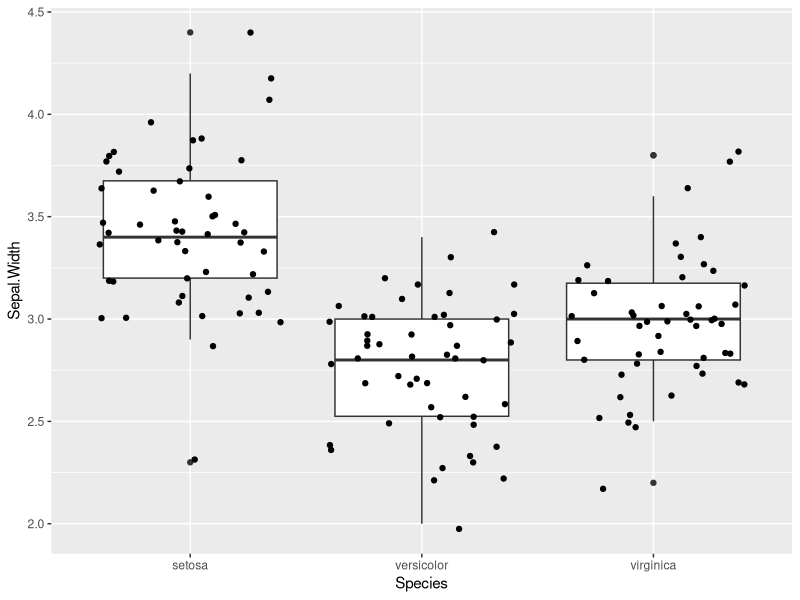
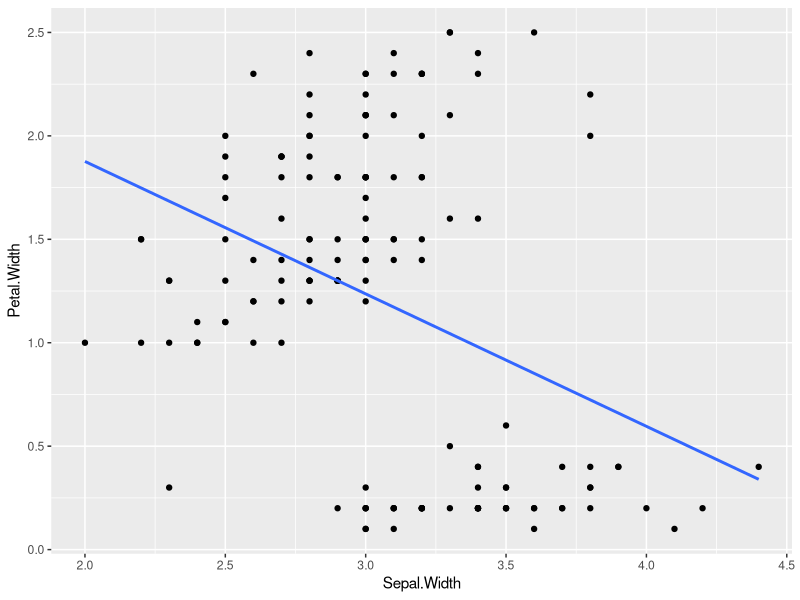
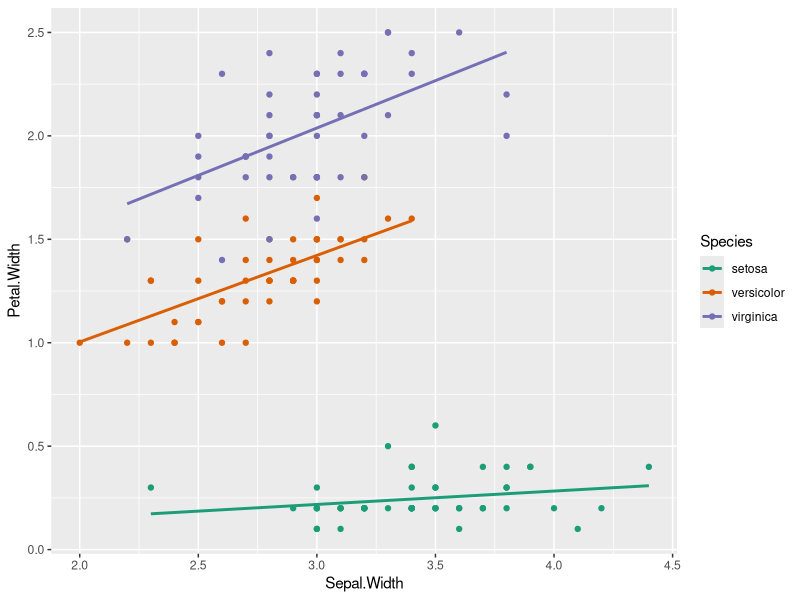
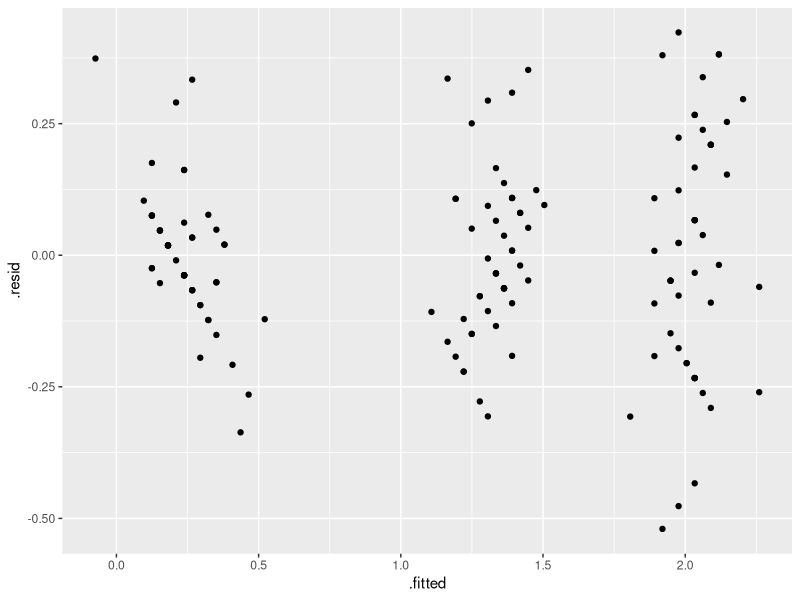

Write R code to recreate these figures, in order.
## ---- chunk 1
#| message: false
library(tidyverse)
library(broom)
## ---- chunk 2
#| fig-alt: A jittered boxplot showing the distribution of Sepal.Width across thre different plant species.

iris <- iris %>% 
  mutate(Species = as.factor(Species))

ggplot(iris, aes(x = Species,
                  y = Sepal.Width)) +
  geom_boxplot() +
  geom_jitter()
## ---- chunk 3
model <- aov(iris$Sepal.Width ~ iris$Species)
summary(model)
## ---- chunk 4
TukeyHSD(model)
## ---- chunk 5
#| fig-alt: A linear regression model showing the relationship between Petal.Width and Sepal.Width

ggplot(iris, aes(x = Sepal.Width,
                      y = Petal.Width)) + 
  geom_point() +
  geom_smooth(method = "lm",
              se = FALSE)
## ---- chunk 6
model <- lm(Petal.Width ~ Sepal.Width, 
            data = iris)
summary(model)

## ---- chunk 7
#| fig-alt: A parallel plot showing the relationship between Petal.Width and Sepal.Width among thre different Species

ggplot(iris, aes(x = Sepal.Width,
                     y = Petal.Width,
                     color = Species)) +
  geom_point() +
  geom_smooth(method = "lm",
              se = FALSE) +
  scale_color_brewer(palette = "Dark2")
## ---- chunk 8
model_par <- lm(Petal.Width ~ Sepal.Width + Species,
                data = iris)
summary(model_par)
## ---- chunk 9
#| fig-alt: A residual plot showing .resid vs .fitted with three distinct vertical clusters of data points.

iris_aug <- augment(model_par)
glimpse(iris_aug)

ggplot(iris_aug, aes(x = .fitted,
                         y = .resid)) +
  geom_point()
